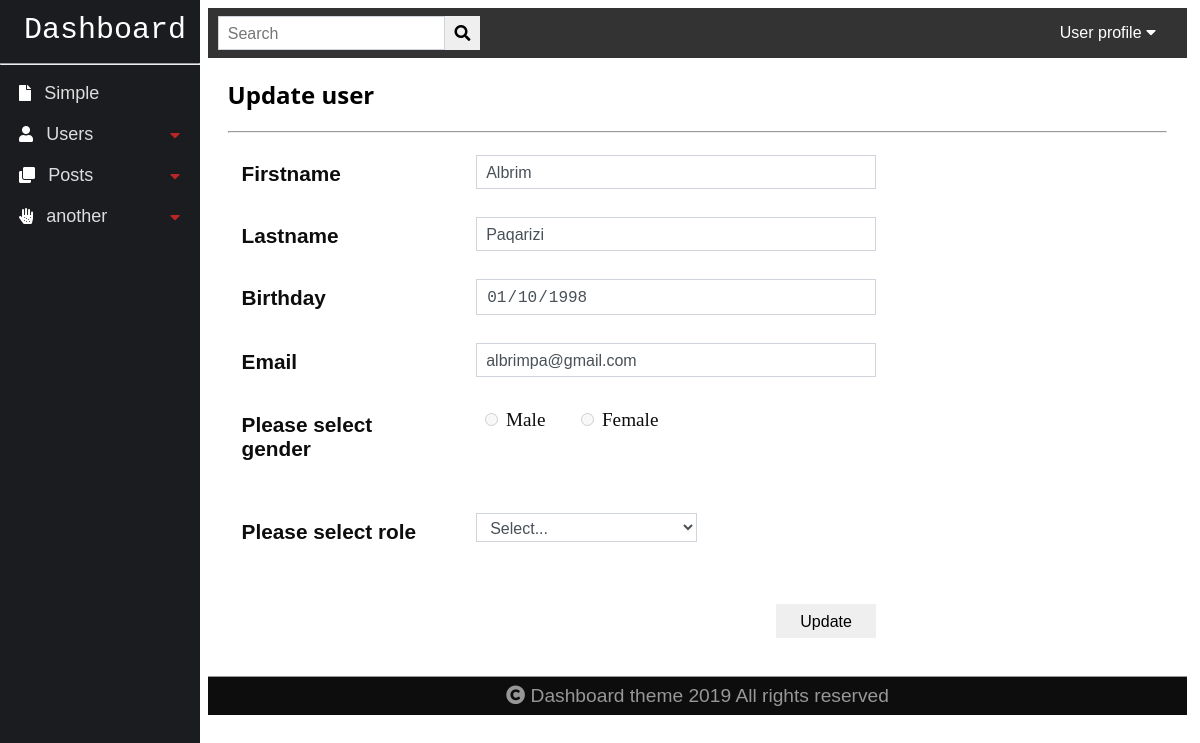
The page /simple/admin/users/edit.php?id=1 on the database its author committed.
### tables this page shows
CREATE TABLE `users` (
  `id` int(6) UNSIGNED NOT NULL,
  `firstname` varchar(30) NOT NULL,
  `lastname` varchar(30) NOT NULL,
  `bday` date DEFAULT NULL,
  `gender` varchar(30) DEFAULT NULL,
  `email` varchar(50) DEFAULT NULL,
  `rolet` varchar(30) DEFAULT NULL,
  `password` varchar(100) NOT NULL
);

### simple/admin/users/edit.php (the view, shortened to what this page needs)
<?php
 include "..//..//mysql/dbconnect.php";
if  (isset($_GET['id'])) {
   $user_id = $_GET['id'];
   $query = "SELECT * FROM users WHERE id=$user_id";
   $result = mysqli_query($db, $query);
   if (mysqli_num_rows($result) == 1) {
     $row = mysqli_fetch_array($result);
     $firstname = $row['firstname'];
     $lastname = $row['lastname'];
     $bday = $row['bday'];
     $gender = $row['gender'];
     $email = $row['email'];
     $rolet = $row['rolet'];
   }
 }
?>
<!DOCTYPE html>
<html>
<head>
<link rel="stylesheet" type="text/css" href="../assets/css/style.css" />
<link  rel="stylesheet"
      href="https://use.fontawesome.com/releases/v5.8.1/css/all.css"
/>
</head>
<body>
<?php include("../sidebar.php"); ?>
<?php include("../includes/navbar.php"); ?>
<div class="main">
   <div class="container">
       <h2>Update user</h2><hr/>
       <form class="form-inline-create"  action="" method="POST" onsubmit="return editUser()">
           <div class="input-group-user">
              <label for="firstname">Firstname</label>
              <div class="input-form-group">
                <input class="input-form" type="text" name="firstname" value="<?php echo $firstname; ?>" disabled />
              </div>
           </div>
           <div class="input-group-user">
              <label for="lastname">Lastname</label>
              <div class="input-form-group">
                 <input class="input-form" type="text" name="lastname" value="<?php echo $lastname; ?>" disabled/>
              </div>
           </div>
           <div class="input-group-user">
              <label for="bday">Birthday</label>
              <div class="input-form-group">
                 <input class="input-form" type="date" name="bday" value="<?php echo $bday; ?>" disabled/>
               </div>
           </div>
           <div class="input-group-user">
              <label for="email">Email</label>
              <div class="input-form-group">
                <input class="input-form" type="email" name="email" value="<?php echo $email; ?>" disabled/>
               </div>
           </div>
           <div class="input-group-user">
              <label>Please select gender</label>
              <div class="input-form-group">
              <label for="male" class="gender">
                 <input type="radio" name="gender" value="<?php echo $gender; ?>" id="male" disabled/> Male
               </label>
              <label for="female"  class="gender">
                 <input type="radio" name="gender" value="<?php echo $gender; ?>" id="female" disabled/> Female
               </label>
               </div>
           </div>
           <div class="input-group-user">
              <label for="email">Please select role</label>
              <div class="input-form-group">
              <select class="input-form" name="rolet" value="<?php echo $rolet; ?>" id="role">
                <option value="">Select...</option>
             </select>
             <span class="error" id="msg-role"></span><br/>
             </div>
           </div>
           <div class="input-group-btn">
              <button class="btn" type="submit" name="update">Update</button>
           </div>
       </form>
   </div>
</div>
<?php include("../includes/footer.php"); ?>

### simple/admin/assets/css/style.css (style rules this page uses)
body { font-family: 'Segoe UI', Tahoma, Verdana, sans-serif }
.main { margin-left: 195px; padding: 0px 5px; }
.btn { display: inline-block; font-weight: 400; text-align: center; white-space: nowrap; vertical-align: middle; user-select: none; border: 1px solid transparent; padding: 0.3rem 0.55rem 0.2rem 0.55rem; font-size: 1rem; line-height: 1.5; cursor: pointer; }
.input-form { display: block; width: 100%; padding: 0.3rem 0.55rem 0.2rem 0.55rem; font-size: 1rem; line-height: 1.5; color: #495057; background-color: #fff; background-clip: padding-box; border: 1px solid #ced4da; }
.container { margin: 2%; }
.form-inline-create { display: flex; flex-flow: column wrap; width: 55%; margin-bottom: 4%; }
@media (max-width: 1200px) { .form-inline-create { width: 75%; } }
.input-group ,.input-group-user { margin: 2% 1%; display: flex; align-items: start; }
.input-group label , .input-group-user label { display: inline-block; width: 23%; margin-right: 5%; padding: 1% 1%; font-size: 1.4rem; font-weight: 600; color: #0d0d0d; font-family: 'Franklin Gothic Medium', 'Arial Narrow', Arial, sans-serif; }
.input-group-user label { width: 28%; font-size: 1.3rem; }
.input-form-group { display: inline-block; width: 55%; }
.input-group-user select { max-width: 58% !important; }
.input-group-btn button { margin-right: 8%; float: right; width: 100px; }
.gender { cursor: pointer; width: auto !important; font-size: 1.2rem !important; font-weight: 400 !important; font-family: 'Lucida Sans', 'Lucida Sans Regular', 'Lucida Grande' !important; }

### rows shown on the page
users: firstname "Albrim", lastname "Paqarizi", bday "01/10/1998", email "albrimpa@gmail.com"
